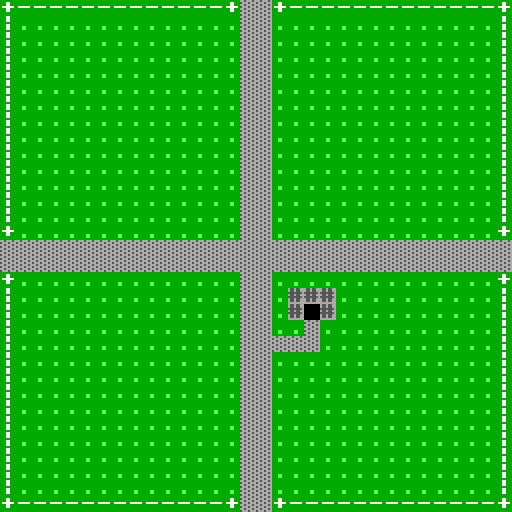

Tiled map render using the project's own tile images. Description and the whole map definition, tile-layer contents included, below:
An orthogonal 32x32 tile map with 16x16 px tiles, 1 tile layer (Terrain) and 9 objects.

<map version="1.9" tiledversion="1.9.2" orientation="orthogonal" renderorder="right-down" width="32" height="32" tilewidth="16" tileheight="16" infinite="0" nextlayerid="3" nextobjectid="13">
 <properties>
  <property name="DefaultTerrain" type="int" value="1" />
 </properties>
 <tileset firstgid="1" source="Default.tsx" />
 <layer id="1" name="Terrain" width="32" height="32">
  <properties>
   <property name="DefaultTerrain" type="int" value="1" />
  </properties>
  <data encoding="csv">
2,3,3,3,3,3,3,3,3,3,3,3,3,3,2,5,5,2,3,3,3,3,3,3,3,3,3,3,3,3,3,2,
4,1,1,1,1,1,1,1,1,1,1,1,1,1,1,5,5,1,1,1,1,1,1,1,1,1,1,1,1,1,1,4,
4,1,1,1,1,1,1,1,1,1,1,1,1,1,1,5,5,1,1,1,1,1,1,1,1,1,1,1,1,1,1,4,
4,1,1,1,1,1,1,1,1,1,1,1,1,1,1,5,5,1,1,1,1,1,1,1,1,1,1,1,1,1,1,4,
4,1,1,1,1,1,1,1,1,1,1,1,1,1,1,5,5,1,1,1,1,1,1,1,1,1,1,1,1,1,1,4,
4,1,1,1,1,1,1,1,1,1,1,1,1,1,1,5,5,1,1,1,1,1,1,1,1,1,1,1,1,1,1,4,
4,1,1,1,1,1,1,1,1,1,1,1,1,1,1,5,5,1,1,1,1,1,1,1,1,1,1,1,1,1,1,4,
4,1,1,1,1,1,1,1,1,1,1,1,1,1,1,5,5,1,1,1,1,1,1,1,1,1,1,1,1,1,1,4,
4,1,1,1,1,1,1,1,1,1,1,1,1,1,1,5,5,1,1,1,1,1,1,1,1,1,1,1,1,1,1,4,
4,1,1,1,1,1,1,1,1,1,1,1,1,1,1,5,5,1,1,1,1,1,1,1,1,1,1,1,1,1,1,4,
4,1,1,1,1,1,1,1,1,1,1,1,1,1,1,5,5,1,1,1,1,1,1,1,1,1,1,1,1,1,1,4,
4,1,1,1,1,1,1,1,1,1,1,1,1,1,1,5,5,1,1,1,1,1,1,1,1,1,1,1,1,1,1,4,
4,1,1,1,1,1,1,1,1,1,1,1,1,1,1,5,5,1,1,1,1,1,1,1,1,1,1,1,1,1,1,4,
4,1,1,1,1,1,1,1,1,1,1,1,1,1,1,5,5,1,1,1,1,1,1,1,1,1,1,1,1,1,1,4,
2,1,1,1,1,1,1,1,1,1,1,1,1,1,1,5,5,1,1,1,1,1,1,1,1,1,1,1,1,1,1,2,
5,5,5,5,5,5,5,5,5,5,5,5,5,5,5,5,5,5,5,5,5,5,5,5,5,5,5,5,5,5,5,5,
5,5,5,5,5,5,5,5,5,5,5,5,5,5,5,5,5,5,5,5,5,5,5,5,5,5,5,5,5,5,5,5,
2,1,1,1,1,1,1,1,1,1,1,1,1,1,1,5,5,1,1,1,1,1,1,1,1,1,1,1,1,1,1,2,
4,1,1,1,1,1,1,1,1,1,1,1,1,1,1,5,5,1,9,9,9,1,1,1,1,1,1,1,1,1,1,4,
4,1,1,1,1,1,1,1,1,1,1,1,1,1,1,5,5,1,9,8,9,1,1,1,1,1,1,1,1,1,1,4,
4,1,1,1,1,1,1,1,1,1,1,1,1,1,1,5,5,1,1,5,1,1,1,1,1,1,1,1,1,1,1,4,
4,1,1,1,1,1,1,1,1,1,1,1,1,1,1,5,5,5,5,5,1,1,1,1,1,1,1,1,1,1,1,4,
4,1,1,1,1,1,1,1,1,1,1,1,1,1,1,5,5,1,1,1,1,1,1,1,1,1,1,1,1,1,1,4,
4,1,1,1,1,1,1,1,1,1,1,1,1,1,1,5,5,1,1,1,1,1,1,1,1,1,1,1,1,1,1,4,
4,1,1,1,1,1,1,1,1,1,1,1,1,1,1,5,5,1,1,1,1,1,1,1,1,1,1,1,1,1,1,4,
4,1,1,1,1,1,1,1,1,1,1,1,1,1,1,5,5,1,1,1,1,1,1,1,1,1,1,1,1,1,1,4,
4,1,1,1,1,1,1,1,1,1,1,1,1,1,1,5,5,1,1,1,1,1,1,1,1,1,1,1,1,1,1,4,
4,1,1,1,1,1,1,1,1,1,1,1,1,1,1,5,5,1,1,1,1,1,1,1,1,1,1,1,1,1,1,4,
4,1,1,1,1,1,1,1,1,1,1,1,1,1,1,5,5,1,1,1,1,1,1,1,1,1,1,1,1,1,1,4,
4,1,1,1,1,1,1,1,1,1,1,1,1,1,1,5,5,1,1,1,1,1,1,1,1,1,1,1,1,1,1,4,
4,1,1,1,1,1,1,1,1,1,1,1,1,1,1,5,5,1,1,1,1,1,1,1,1,1,1,1,1,1,1,4,
2,3,3,3,3,3,3,3,3,3,3,3,3,3,2,5,5,2,3,3,3,3,3,3,3,3,3,3,3,3,3,2
</data>
 </layer>
 <objectgroup id="2" name="Triggers">
  <object id="2" gid="256" x="240" y="16" width="16" height="16">
   <properties>
    <property name="DestinationMap" value="Overworld" />
    <property name="DestinationX" type="int" value="10" />
    <property name="DestinationY" type="int" value="9" />
    <property name="Order" type="int" value="1" />
    <property name="TriggerType" value="Teleport" />
   </properties>
  </object>
  <object id="4" gid="256" x="256" y="16" width="16" height="16">
   <properties>
    <property name="DestinationMap" value="Overworld" />
    <property name="DestinationX" type="int" value="10" />
    <property name="DestinationY" type="int" value="9" />
    <property name="Order" type="int" value="1" />
    <property name="TriggerType" value="Teleport" />
   </properties>
  </object>
  <object id="5" gid="256" x="240" y="512" width="16" height="16">
   <properties>
    <property name="DestinationMap" value="Overworld" />
    <property name="DestinationX" type="int" value="10" />
    <property name="DestinationY" type="int" value="11" />
    <property name="Order" type="int" value="1" />
    <property name="TriggerType" value="Teleport" />
   </properties>
  </object>
  <object id="6" gid="256" x="256" y="512" width="16" height="16">
   <properties>
    <property name="DestinationMap" value="Overworld" />
    <property name="DestinationX" type="int" value="10" />
    <property name="DestinationY" type="int" value="11" />
    <property name="Order" type="int" value="1" />
    <property name="TriggerType" value="Teleport" />
   </properties>
  </object>
  <object id="7" gid="256" x="0" y="256" width="16" height="16">
   <properties>
    <property name="DestinationMap" value="Overworld" />
    <property name="DestinationX" type="int" value="9" />
    <property name="DestinationY" type="int" value="10" />
    <property name="Order" type="int" value="1" />
    <property name="TriggerType" value="Teleport" />
   </properties>
  </object>
  <object id="8" gid="256" x="0" y="272" width="16" height="16">
   <properties>
    <property name="DestinationMap" value="Overworld" />
    <property name="DestinationX" type="int" value="9" />
    <property name="DestinationY" type="int" value="10" />
    <property name="Order" type="int" value="1" />
    <property name="TriggerType" value="Teleport" />
   </properties>
  </object>
  <object id="9" gid="256" x="496" y="256" width="16" height="16">
   <properties>
    <property name="DestinationMap" value="Overworld" />
    <property name="DestinationX" type="int" value="11" />
    <property name="DestinationY" type="int" value="10" />
    <property name="Order" type="int" value="1" />
    <property name="TriggerType" value="Teleport" />
   </properties>
  </object>
  <object id="10" gid="256" x="496" y="272" width="16" height="16">
   <properties>
    <property name="DestinationMap" value="Overworld" />
    <property name="DestinationX" type="int" value="11" />
    <property name="DestinationY" type="int" value="10" />
    <property name="Order" type="int" value="1" />
    <property name="TriggerType" value="Teleport" />
   </properties>
  </object>
  <object id="12" gid="256" x="304" y="320" width="16" height="16">
   <properties>
    <property name="Name" value="Samuli's Blacksmithery" />
    <property name="Offers" value="{&quot;1&quot;:0.1}" />
    <property name="Order" type="int" value="1" />
    <property name="Prices" value="{&quot;1&quot;:0.2}" />
    <property name="TriggerType" value="Shoppe" />
   </properties>
  </object>
 </objectgroup>
</map>
